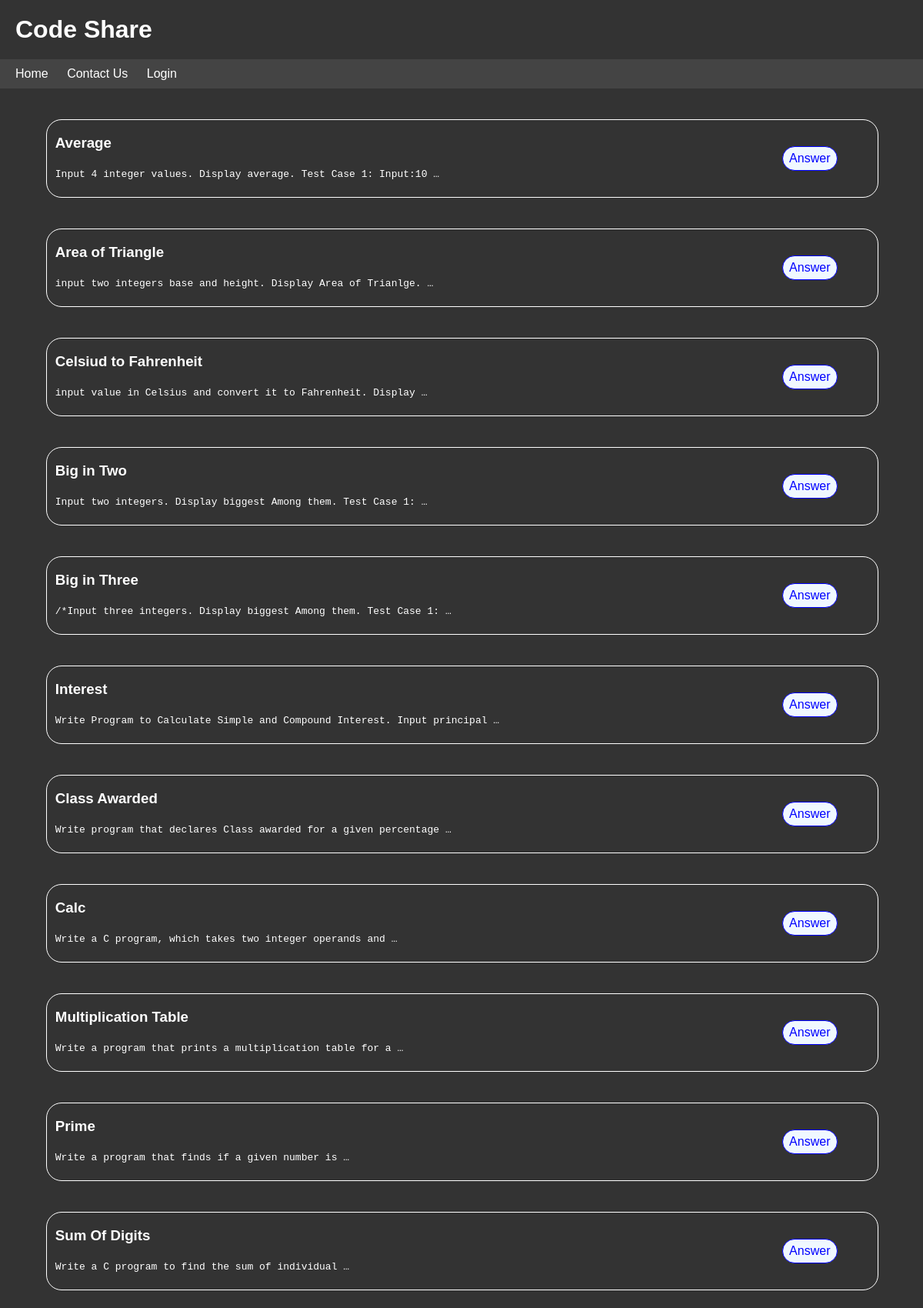
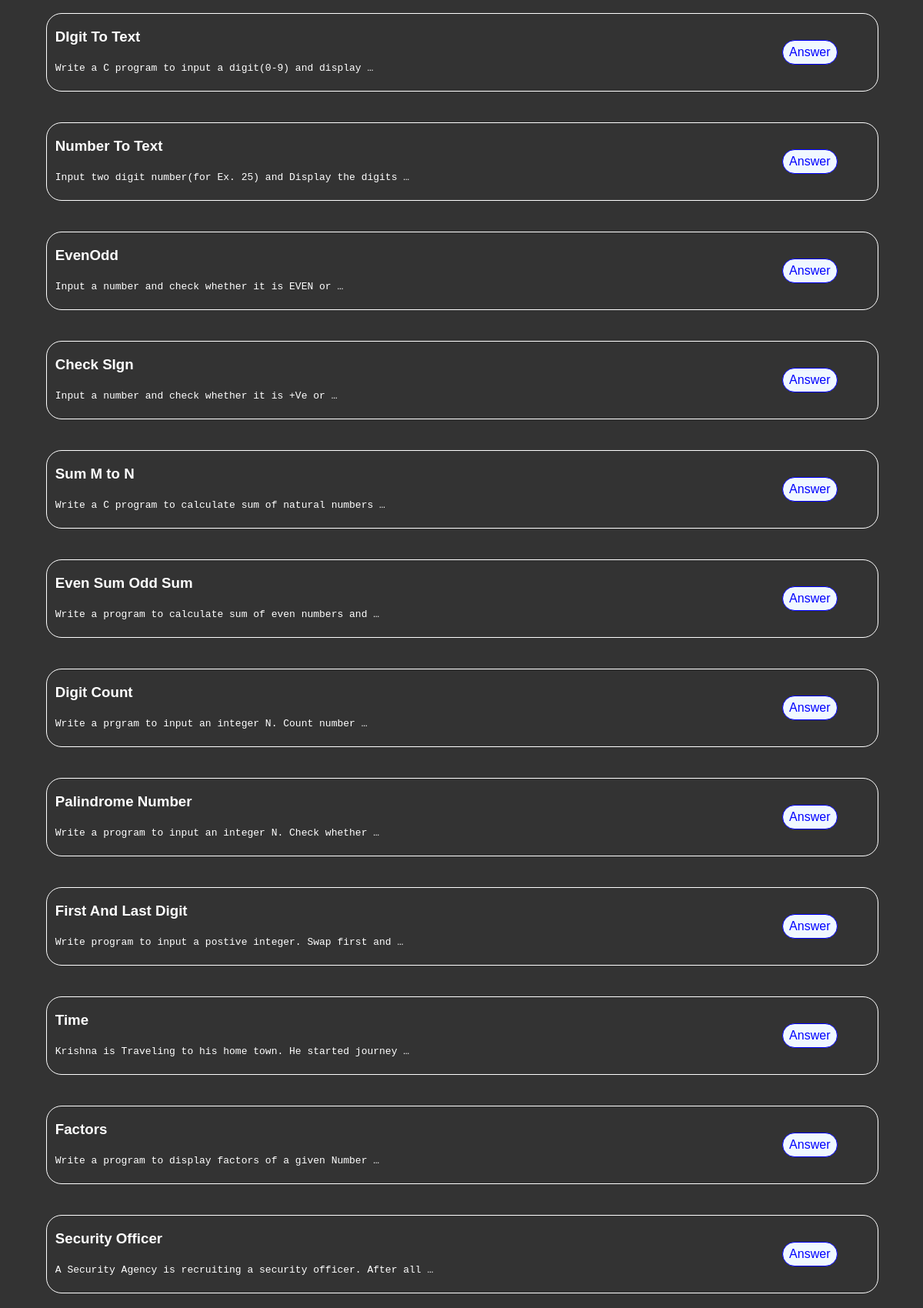
The page / (upper part) on the database its author committed (2 pictures, top to bottom).
### codes/models.py (models this page shows, shortened)
class Room(models.Model):
    Topic = models.CharField(max_length=200)
    Question = models.TextField(null = True, blank=True)
    Answer = models.TextField(null = True, blank=True)
    description = models.TextField(null = True, blank=True)
    created = models.DateTimeField(auto_now_add=True)

### codes/views.py (the view)
# urls.py: path('' ,views.home ,name="home"),
def home(request):
    rooms = Room.objects.all()
    context = {'rooms':rooms}
    return render(request,"codes/home.html",context)

### codes/templates/codes/home.html (shortened to what this page needs)
{% extends 'main.html' %}
{% block content %}
{% for room in rooms %}
    <div class="container">
        <div class="box1">
            <div>
                <h3>{{room.Topic}}</h3>
            </div>
            <div>
                <pre>{{room.Question|truncatewords:10}}</pre>
            </div>
        </div>
        <div class="box2">
            <a href="{% url 'room' room.id%}">Answer</a>
        </div>
    </div>
{% endfor %}
{% endblock %}

### templates/main.html (shortened to what this page needs)
<!DOCTYPE html>
<html lang="en">
<head>
</head>
<body>
  {%include 'navbar.html'%}
  {% block content %}
  {% endblock %}
</body>
</html>

### templates/navbar.html (shortened to what this page needs)
<!DOCTYPE html>
<html>
<head>
</head>
<body>
  <header>
    <h1>Code Share</h1>
  </header>
  <nav>
    <ul>
      <li><a href="{% url 'home' %}">Home</a></li>
      <li><a href="#">Contact Us</a></li>
      <li><a href="#">Login</a></li>
    </ul>
  </nav>
</body>
</html>

### templates/main.html (style rules this page uses)
.container { margin: 40px 5% 10px 5%; display: flex; flex-direction: row; width: 90%; height: 100px; border: 1px solid white; border-radius: 20px; }
.box1 { padding: 0 1% 0 1%; display: flex; flex-direction: column; width: 100%; height: 100%; }
.box1>div { width: 100%; height: 50%; }
.box2 { width: 20%; height: 100%; text-align: center; display: flex; justify-content: center; align-items: center; }
.box2 a { width: 40%; height: 30%; color: blue; background-color: aliceblue; display: flex; justify-content: center; align-items: center; text-decoration: none; border: 1px solid blue; border-radius: 20px; }

### templates/navbar.html (style rules this page uses)
body { font-family: sans-serif; margin: 0; padding: 0; background-color: #333; color: white; }
header { padding: 20px; }
header h1 { margin: 0; }
nav { background-color: #444; padding: 10px 20px; }
nav ul { margin: 0; padding: 0; list-style: none; }
nav li { display: inline-block; margin-right: 20px; }
nav a { color: white; text-decoration: none; }

### rows shown on the page
Room: Topic "Average", Question "Input 4 integer values. Display average. Test Case 1: Input:10 …"
Room: Topic "Area of Triangle", Question "input two integers base and height. Display Area of Trianlge. …"
Room: Topic "Celsiud to Fahrenheit", Question "input value in Celsius and convert it to Fahrenheit. Display …"
Room: Topic "Big in Two", Question "Input two integers. Display biggest Among them. Test Case 1: …"
Room: Topic "Big in Three", Question "/*Input three integers. Display biggest Among them. Test Case 1: …"
Room: Topic "Interest", Question "Write Program to Calculate Simple and Compound Interest. Input principal …"
Room: Topic "Class Awarded", Question "Write program that declares Class awarded for a given percentage …"
Room: Topic "Calc", Question "Write a C program, which takes two integer operands and …"
Room: Topic "Multiplication Table", Question "Write a program that prints a multiplication table for a …"
Room: Topic "Prime", Question "Write a program that finds if a given number is …"
Room: Topic "Sum Of Digits", Question "Write a C program to find the sum of individual …"
Room: Topic "DIgit To Text", Question "Write a C program to input a digit(0-9) and display …"
Room: Topic "Number To Text", Question "Input two digit number(for Ex. 25) and Display the digits …"
Room: Topic "EvenOdd", Question "Input a number and check whether it is EVEN or …"
Room: Topic "Check SIgn", Question "Input a number and check whether it is +Ve or …"
Room: Topic "Sum M to N", Question "Write a C program to calculate sum of natural numbers …"
Room: Topic "Even Sum Odd Sum", Question "Write a program to calculate sum of even numbers and …"
Room: Topic "Digit Count", Question "Write a prgram to input an integer N. Count number …"
Room: Topic "Palindrome Number", Question "Write a program to input an integer N. Check whether …"
Room: Topic "First And Last Digit", Question "Write program to input a postive integer. Swap first and …"
Room: Topic "Time", Question "Krishna is Traveling to his home town. He started journey …"
Room: Topic "Factors", Question "Write a program to display factors of a given Number …"
Room: Topic "Security Officer", Question "A Security Agency is recruiting a security officer. After all …"
